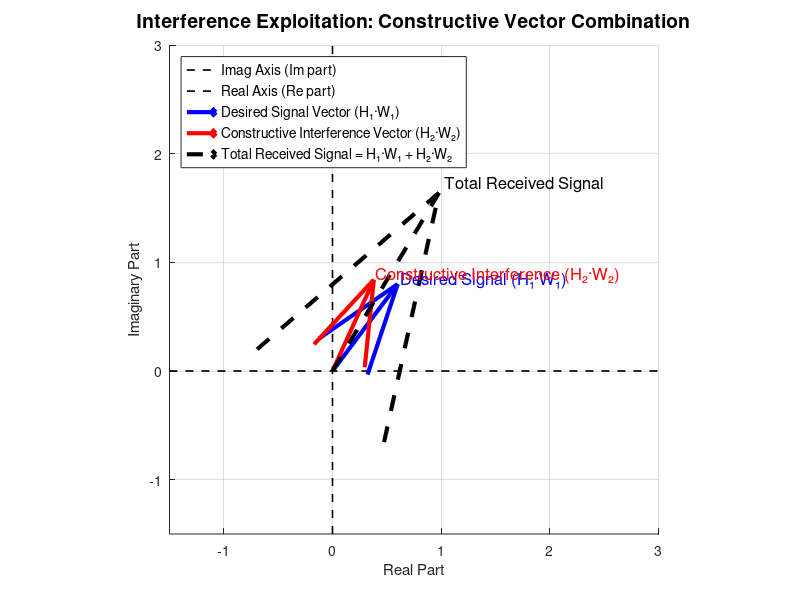

MATLAB code to generate this figure:
clc; clear; close all;

%% Kanal ve beamforming tanımları
H1 = 0.6 + 0.8i;    % İstenen sinyal kanalı
W1 = 1;             % Beamforming vektörü (unit gain)

H2 = 0.9 + 0.2i;    % Bilinen parazit kanalı
W2 = exp(1i * angle(H1*W1));   % Hedef yönle hizalı parazit beamforming

%% Vektör hesaplamaları
desired = H1 * W1;
interference = H2 * W2;
total = desired + interference;

%% Grafik çizimi
figure('Position', [100, 100, 800, 600]);
hold on; grid on; axis equal;
xlim([-1.5 3]); ylim([-1.5 3]);

% Eksenler
plot([0 0], ylim, 'k--', 'LineWidth', 1.2);
plot(xlim, [0 0], 'k--', 'LineWidth', 1.2);

% Vektör çizimleri
quiver(0, 0, real(desired), imag(desired), 0, 'b', 'LineWidth', 3, 'MaxHeadSize', 0.5);
quiver(0, 0, real(interference), imag(interference), 0, 'r', 'LineWidth', 3, 'MaxHeadSize', 0.5);
quiver(0, 0, real(total), imag(total), 0, 'k', 'LineWidth', 3, 'LineStyle', '--', 'MaxHeadSize', 0.7);

% Yazılar
text(real(desired)*1.05, imag(desired)*1.05, 'Desired Signal (H₁·W₁)', 'FontSize', 12, 'Color', 'b');
text(real(interference)*1.05, imag(interference)*1.05, 'Constructive Interference (H₂·W₂)', 'FontSize', 12, 'Color', 'r');
text(real(total)*1.05, imag(total)*1.05, 'Total Received Signal', 'FontSize', 12, 'Color', 'k');

% Başlık
title('Interference Exploitation: Constructive Vector Combination', 'FontSize', 14);

% Legend - açıklamalı
legend({...
    'Imag Axis (Im part)', ...
    'Real Axis (Re part)', ...
    'Desired Signal Vector (H₁·W₁)', ...
    'Constructive Interference Vector (H₂·W₂)', ...
    'Total Received Signal = H₁·W₁ + H₂·W₂' ...
    }, ...
    'Location', 'northwest', 'FontSize', 10);

xlabel('Real Part'); ylabel('Imaginary Part');
